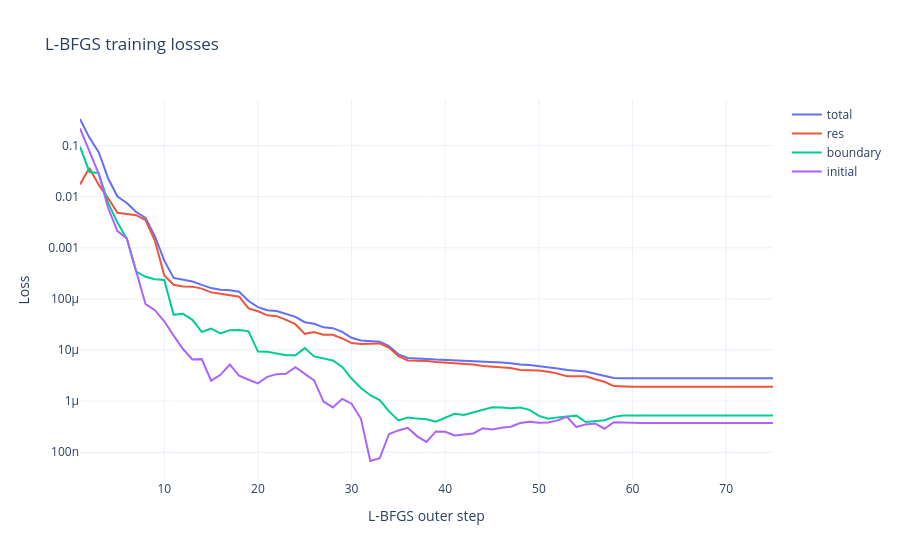
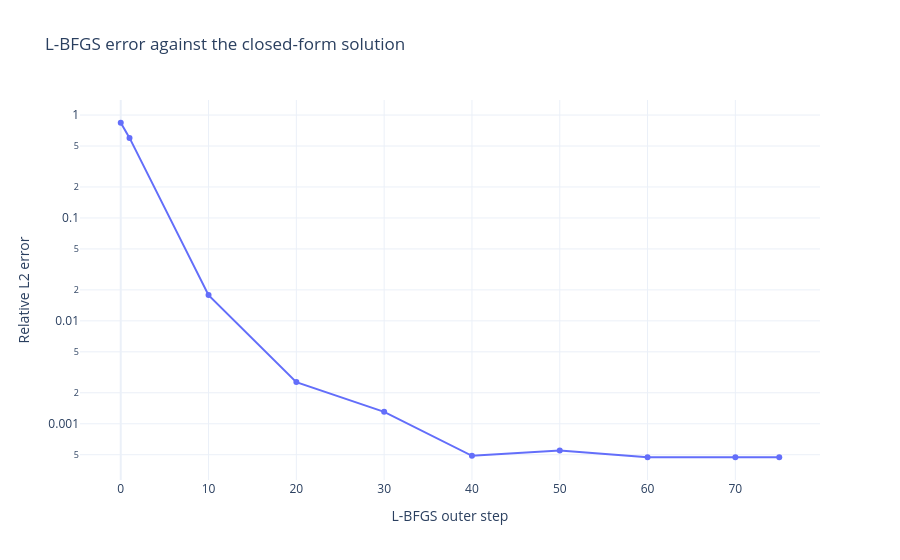

The cell these charts' notebook holds for them, in order:
### Code cell
lbfgs_loss_figure = go.Figure()
for key, values in history_lbfgs.items():
    lbfgs_loss_figure.add_trace(go.Scatter(
        x=list(range(1, len(values) + 1)), y=values, mode="lines", name=key,
    ))
lbfgs_loss_figure.update_layout(
    title="L-BFGS training losses", xaxis_title="L-BFGS outer step",
    yaxis_title="Loss", yaxis_type="log", template="plotly_white",
)
lbfgs_loss_figure.show()

lbfgs_error_figure = go.Figure(go.Scatter(
    x=l2_steps_lbfgs, y=l2_values_lbfgs, mode="lines+markers", name="Relative L2 error",
))
lbfgs_error_figure.update_layout(
    title="L-BFGS error against the closed-form solution",
    xaxis_title="L-BFGS outer step", yaxis_title="Relative L2 error",
    yaxis_type="log", template="plotly_white",
)
lbfgs_error_figure.show()
